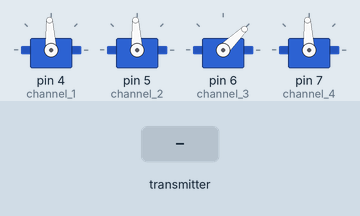
Bench run of a sketch on a simulated Arduino Uno, built with avr-gcc and run on an emulated ATmega328P. Parts: 4 × servo. Inputs (shaded band) come from the test bench. No radio packets arrive unless stated.

Above: at 1.2 s.
1.3 s: the transmitter starts sending throttle = 64
At 1.6 s:
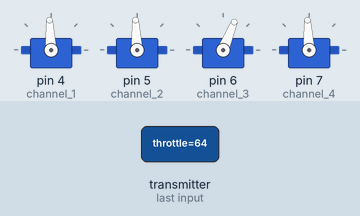
2.8 s: the transmitter starts sending pitch = 0
At 4.0 s:
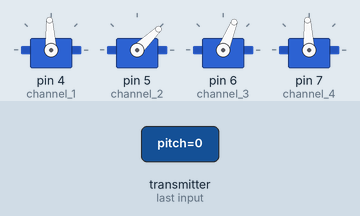
4.3 s: the transmitter starts sending roll = 0
At 5.1 s:
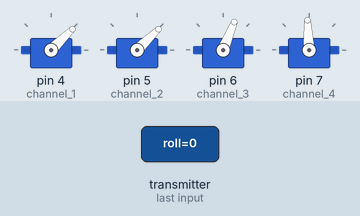
5.8 s: the transmitter starts sending yaw = 0
At 6.2 s:
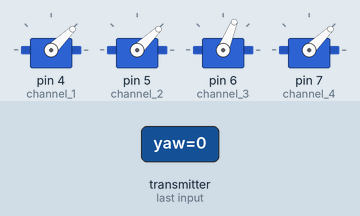
7.3 s: the transmitter starts sending throttle = 0
At 8.5 s:
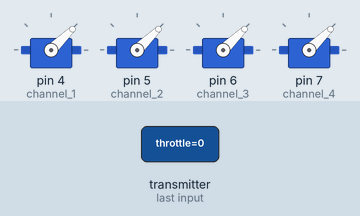
8.8 s: the transmitter starts sending pitch = 64
At 9.7 s:
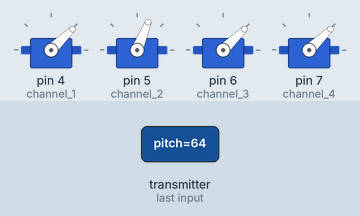
Timing chart, 0 to 11.3 s (numbered marks = the images above; inputs shaded):
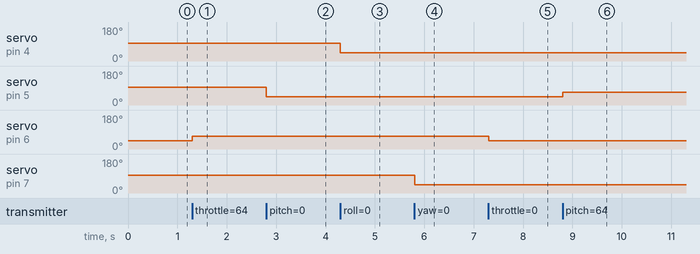

Measured:
- after the input at 1.3 s, servo on pin 6 (channel_3): 44° → 68° at once
- after the input at 2.8 s, servo on pin 5 (channel_2): 93° → 44° at once
- after the input at 4.3 s, servo on pin 4 (channel_1): 93° → 44° at once
- after the input at 5.8 s, servo on pin 7 (channel_4): 93° → 44° at once
- after the input at 7.3 s, servo on pin 6 (channel_3): 68° → 44° at once
- after the input at 8.8 s, servo on pin 5 (channel_2): 44° → 68° at once

The sketch:

receiver.ino
```cpp
#include <SPI.h>
#include <nRF24L01.h>
#include <RF24.h>
#include <Servo.h>

RF24 radio(8, 9);

Servo channel_1;
Servo channel_2;
Servo channel_3;
Servo channel_4;

int ch1_pulse = 0;
int ch2_pulse = 0;
int ch3_pulse = 0;
int ch4_pulse = 0;

const uint64_t address = 0xE8E8F0F0E1LL;

unsigned long int last_recv_time;

struct QuadData {
  byte throttle;
  byte pitch;
  byte roll;
  byte yaw;
};

QuadData quad_data;

void reset_data() {
  quad_data.throttle = 0;
  quad_data.pitch = 127;
  quad_data.roll = 127;
  quad_data.yaw = 127;
}

void set_ppm_values() {
  ch3_pulse = map(quad_data.throttle, 0, 255, 1000, 2000);
  ch2_pulse = map(quad_data.pitch,    0, 255, 1000, 2000);
  ch1_pulse = map(quad_data.roll,     0, 255, 1000, 2000);
  ch4_pulse = map(quad_data.yaw,      0, 255, 1000, 2000);
}

void setup() {
  Serial.begin(57600);

  radio.begin();
  radio.setAutoAck(false);
  radio.setPALevel(RF24_PA_LOW);
  radio.setChannel(110);
  radio.openReadingPipe(1, address);
  radio.setDataRate(RF24_250KBPS);
  radio.startListening();

  channel_1.attach(4);
  channel_2.attach(5);
  channel_3.attach(6);
  channel_4.attach(7);

  reset_data();
}


void loop() {
  receive_data();

  unsigned long int now = millis();
  if (now - last_recv_time > 1000) {
    reset_data();
  }

  set_ppm_values();

  channel_1.writeMicroseconds(ch1_pulse);
  channel_2.writeMicroseconds(ch2_pulse);
  channel_3.writeMicroseconds(ch3_pulse);
  channel_4.writeMicroseconds(ch4_pulse);
 }

void receive_data()
{
  while ( radio.available() ) {
    radio.read(&quad_data, sizeof(QuadData));
    last_recv_time = millis();
  }
}

void print_data() {
  Serial.print("Throttle: ");
  Serial.print(ch3_pulse);
  Serial.print(" Pitch: ");
  Serial.print(ch2_pulse);
  Serial.print(" Roll: ");
  Serial.print(ch1_pulse);
  Serial.print(" Yaw: ");
  Serial.println(ch4_pulse);
}
```
